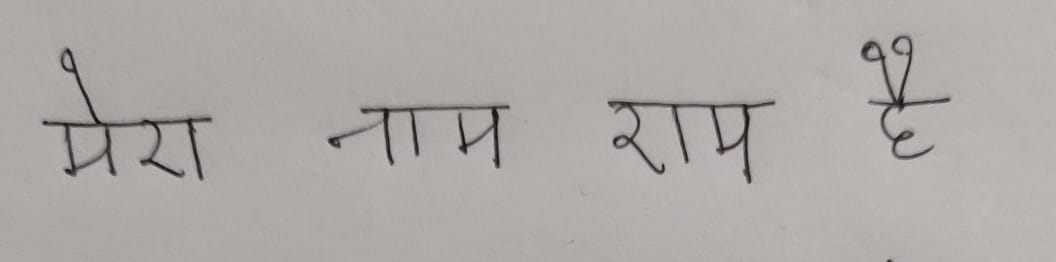
#> input picture word_segmentation/img11.jpg, 1056 x 262 px
$ python -i words.py   (imports and definitions only)   (older library calls are emulated)
#> lines starting #> are read from the running program, lines starting #| are printed output that depends on the picture; after the words box and inside, x2 and y2 are one past the last pixel; in counts of white or black regions, pixels touching at a corner belong together
# -*- coding: utf-8 -*-
"""
Detect words on the page
return array of words' bounding boxes
"""
import numpy as np
import cv2

from word_segmentation.utils import *


# [4 lines left out: function show_img, not called in this run]


def detection(image, join=False):
    """Detecting the words bounding boxes.
    Return: numpy array of bounding boxes [x, y, x+w, y+h]
    """
    # Preprocess image for word detection
    blurred = cv2.GaussianBlur(image, (5, 5), 18)
    edge_img = _edge_detect(blurred)
    ret, edge_img = cv2.threshold(edge_img, 50, 255, cv2.THRESH_BINARY)
    bw_img = cv2.morphologyEx(edge_img, cv2.MORPH_CLOSE,
                              np.ones((15, 15), np.uint8))

    return (bw_img, image, join)


# [21 lines left out: function sort_words, not called in this run]


def _edge_detect(im):
    """
    Edge detection using sobel operator on each layer individually.
    Sobel operator is applied for each image layer (RGB)
    """
    return np.max(np.array([_sobel_detect(im[:, :, 0]),
                            _sobel_detect(im[:, :, 1]),
                            _sobel_detect(im[:, :, 2])]), axis=0)


def _sobel_detect(channel):
    """Sobel operator."""
    sobelX = cv2.Sobel(channel, cv2.CV_16S, 1, 0)
    sobelY = cv2.Sobel(channel, cv2.CV_16S, 0, 1)
    sobel = np.hypot(sobelX, sobelY)
    sobel[sobel > 255] = 255
    return np.uint8(sobel)


# [163 lines left out: functions union, _intersect, _group_rectangles, _text_detect, textDetectWatershed, not called in this run]

>>> import cv2
>>> picture = cv2.imread('img11.jpg')
#> picture is the input picture: shape (262, 1056, 3); mean B, G, R 167.4, 170.3, 174.3
>>> result = detection(picture)
#> in _sobel_detect, `sobelX = cv2.Sobel(channel, cv2.CV_16S, 1, 0)`:
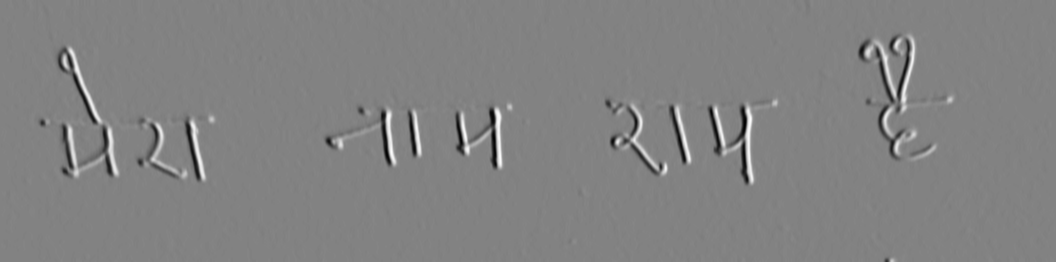
#> sobelX: shape (262, 1056) int16; min -236, max 226, mean 0.1; drawn with min black and max white
#> in _sobel_detect, `sobelY = cv2.Sobel(channel, cv2.CV_16S, 0, 1)`:
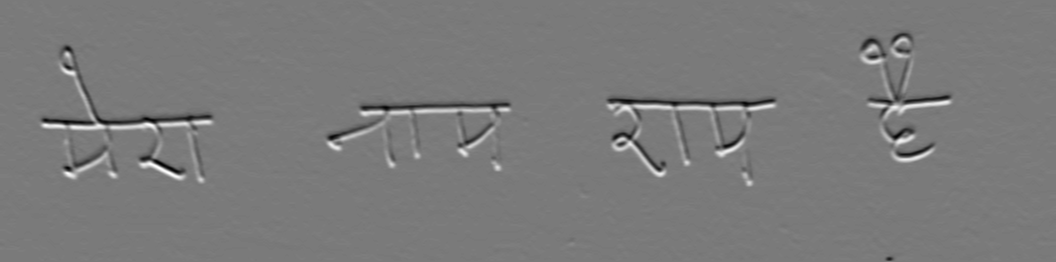
#> sobelY: shape (262, 1056) int16; min -198, max 213, mean -0.1; drawn with min black and max white
#> in _sobel_detect, `sobel = np.hypot(sobelX, sobelY)`:
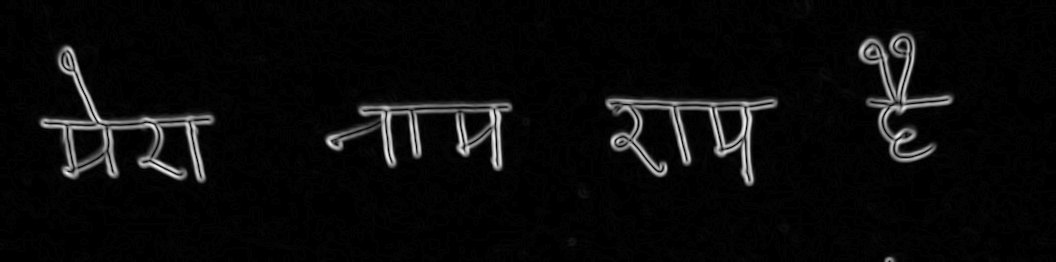
#> sobel: shape (262, 1056) float32; min 0, max 240.8, mean 10.6
#> in detection, `ret, edge_img = cv2.threshold(edge_img, 50, 255, cv2.THRESH_BINARY)`:
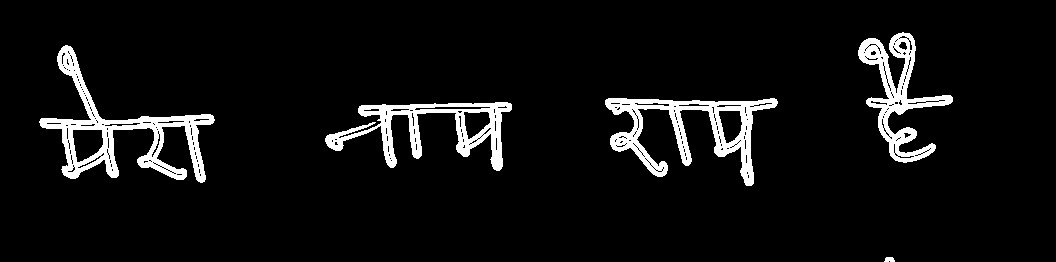
#> edge_img: shape (262, 1056); 6.4% white; 5 white regions, box (x1, y1, x2, y2) and area: (39, 45, 215, 183) 5284, (605, 98, 778, 186) 4623, (325, 102, 512, 171) 4004, (858, 32, 953, 163) 3647, (884, 257, 895, 262) 45
#> in detection, `bw_img = cv2.morphologyEx(edge_img, cv2.MORPH_CLOSE, np.ones((15, 15),..`:
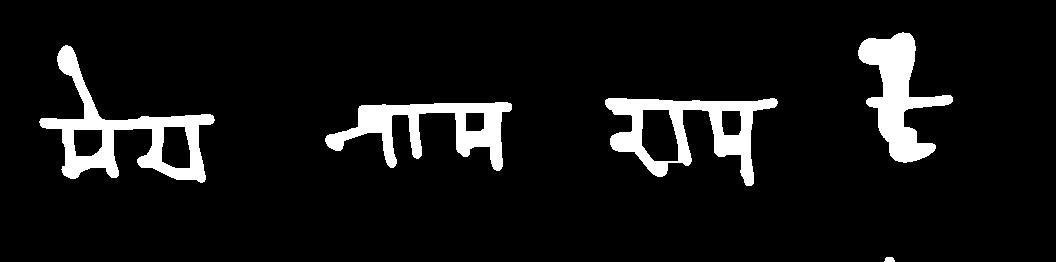
#> bw_img: shape (262, 1056); 7.9% white; 5 white regions, box (x1, y1, x2, y2) and area: (39, 45, 215, 183) 6173, (605, 98, 778, 186) 5436, (858, 32, 953, 163) 5138, (325, 102, 512, 171) 4999, (884, 257, 895, 262) 46

$ run again, on word_segmentation/ip1.jpg
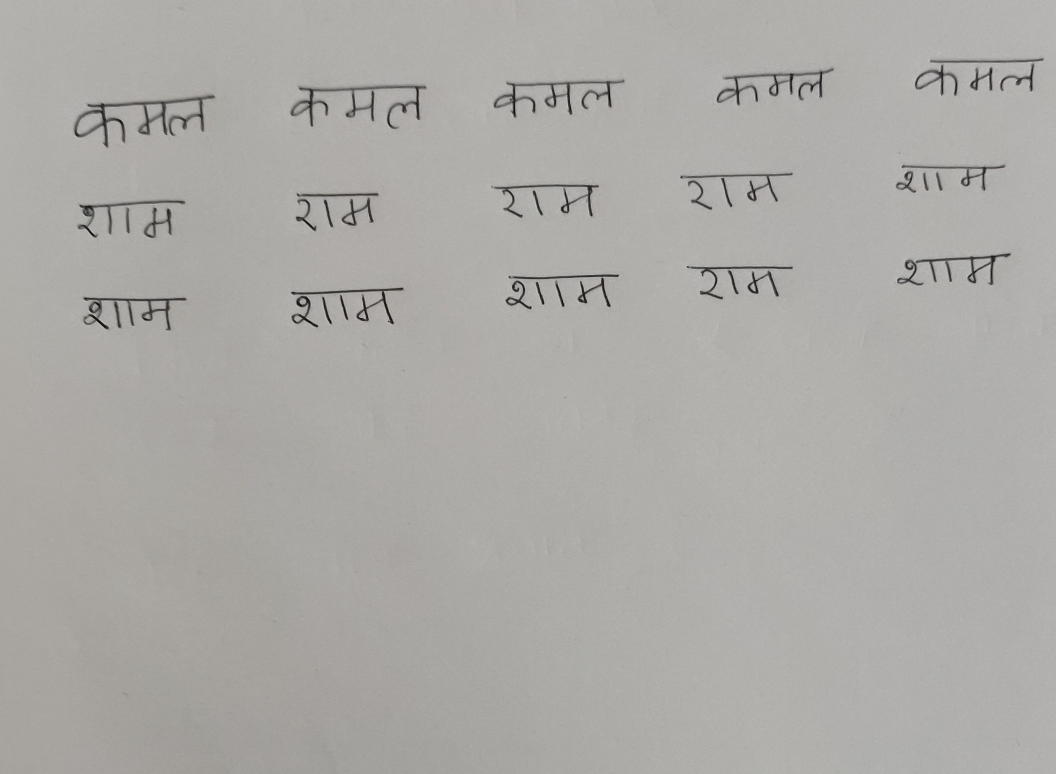
#> input picture word_segmentation/ip1.jpg, 2112 x 1548 px (shown at 1/2 size)
#> picture is the input picture: shape (1548, 2112, 3); mean B, G, R 166.9, 170.5, 172
#> in detection, `ret, edge_img = cv2.threshold(edge_img, 50, 255, cv2.THRESH_BINARY)`:
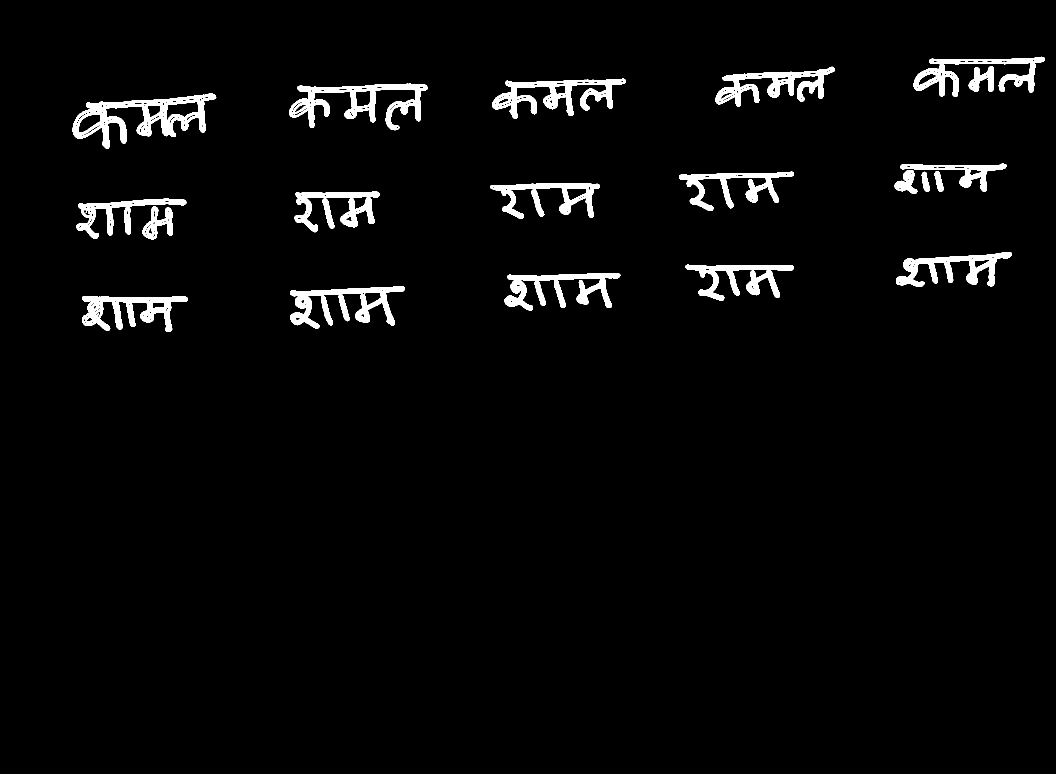
#> edge_img: shape (1548, 2112) (shown at 1/2 size); 2.9% white; 27 white regions (1 under 20 px), largest, box (x1, y1, x2, y2) and area: (145, 187, 433, 298) 9688, (578, 167, 855, 261) 8074, (984, 157, 1252, 238) 7195
#> in detection, `bw_img = cv2.morphologyEx(edge_img, cv2.MORPH_CLOSE, np.ones((15, 15),..`:
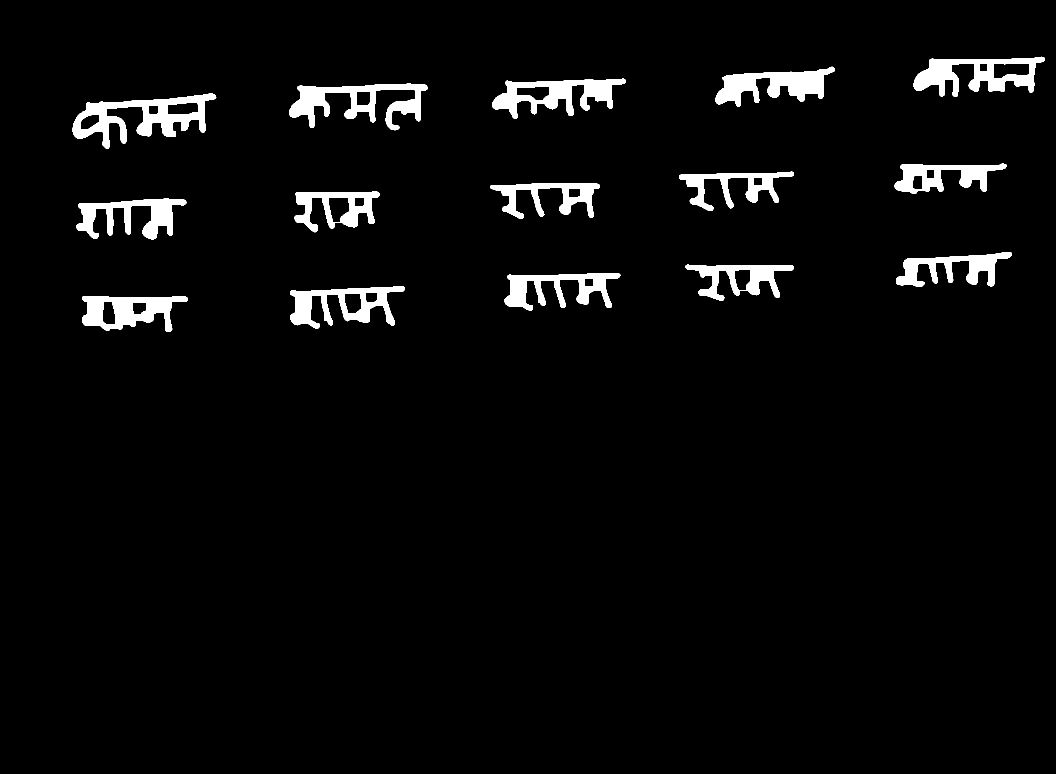
#> bw_img: shape (1548, 2112) (shown at 1/2 size); 3.7% white; 15 white regions, largest, box (x1, y1, x2, y2) and area: (145, 187, 433, 298) 11746, (578, 167, 855, 261) 10128, (1827, 113, 2090, 194) 9794
